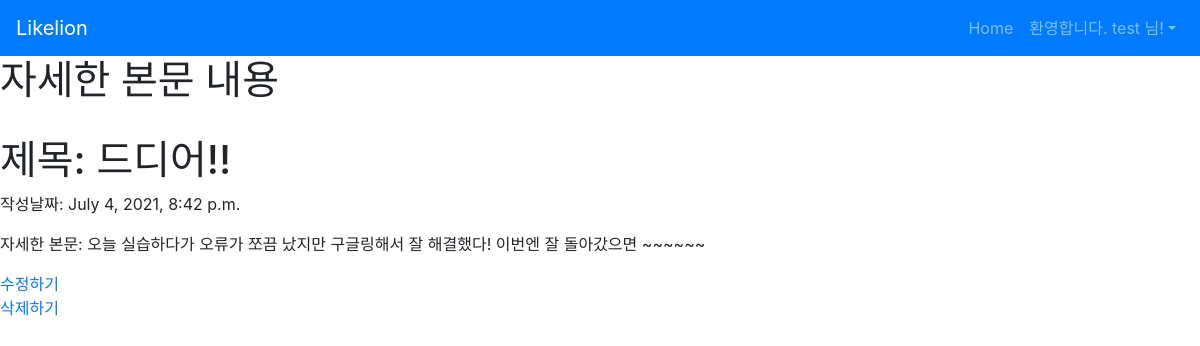
Screenshot of /crudapp/2 (signed in) with the database file from the repository.
### crudapp/models.py (models this page shows, shortened)
class crudapp(models.Model):
    title = models.CharField(max_length=200)
    pub_date = models.DateTimeField('data published')
    body = models.TextField()

### crudapp/views.py (the view)
# urls.py: path('crudapp/<int:crudapp_id>', crudapp.views.detail, name="detail"),
def detail(request, crudapp_id):
    crudapp_detail = get_object_or_404(crudapp, pk=crudapp_id)
    return render(request, 'detail.html', {'crudapp':crudapp_detail})

### crudapp/templates/detail.html (shortened to what this page needs)
{% extends 'base.html' %}
{% block content %}
<h1>자세한 본문 내용</h1>
<h1>제목: {{crudapp.title}}</h1>
<p>작성날짜: {{crudapp.pub_date}}</p>
<p>자세한 본문: {{crudapp.body}}</p>
<a href="{% url 'postupdate' crudapp.id %}">수정하기</a>
<a href="{% url 'postdelete' crudapp.id %}" onclick="return confirm('정말 삭제하시겠습니까?')">삭제하기</a>
{% endblock %}

### crudproject/templates/base.html (shortened to what this page needs)
{% load bootstrap4 %}
{% bootstrap_css %}
<nav class="navbar navbar-expand-lg navbar-dark bg-primary">
    <a class="navbar-brand" href="{% url 'home' %}">Likelion</a>
    <div class="collapse navbar-collapse" id="navbarNav">
        <ul class="navbar-nav ml-auto">
            <li class="nav-item">
                <a class="nav-item nav-link" href="{% url 'home' %}">Home</span></a>
            </li>
            {% if user.is_authenticated %}
            <li class="nav-item dropdown">
                <a class="nav-link dropdown-toggle" id="navbarDropdown" role="button" data-toggle="dropdown"
                            aria-haspopup="true" aria-expanded="false">환영합니다. {{ user.username }} 님!</a>
            </li>
            {% endif %}
        </ul>
    </div>
</nav>
{% block content %}
{% endblock %}

### rows the page displays
crudapp: title "드디어!!", pub_date "July 4, 2021, 8:42 p.m.", body "오늘 실습하다가 오류가 쪼끔 났지만 구글링해서 잘 해결했다! 이번엔 잘 돌아갔으면 ~~~~~~"

### other values shown
{{ user.username }} "test"
